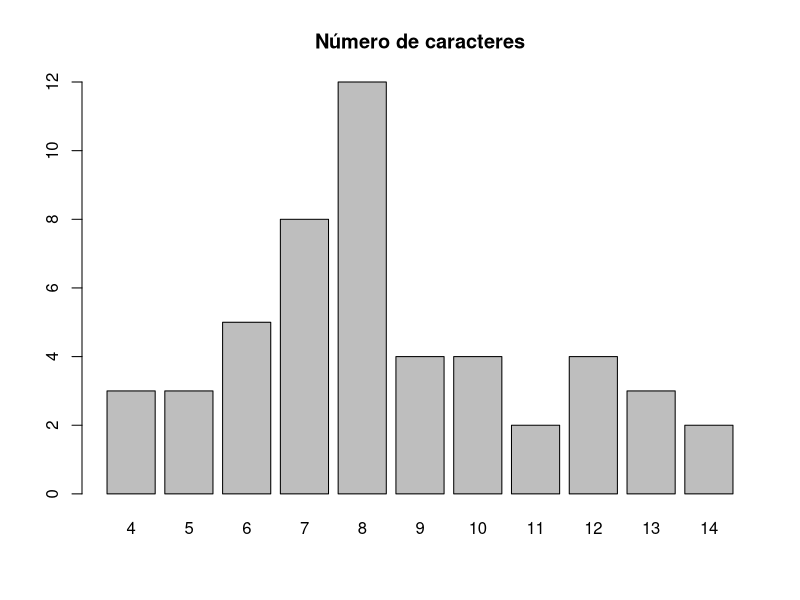

This figure's R source:
###############################
### Script Nivel Intermedio ###
########    CLase 01  #########

head(USArrests)

states <- rownames(USArrests)
head(states)

substr(x = states, start = 1, stop = 4)

states2 <- abbreviate(states)
states2

state_chars <- nchar(states)
state_chars
barplot(table(state_chars), main="Número de caracteres")

grep(pattern = "w", states, value = TRUE)

grep(pattern = "[wW]", states, value = TRUE)

grep(pattern = "w", tolower(states), value = TRUE)

grep(pattern = "W", toupper(states), value = TRUE)

install.packages('stringr', dependencies=TRUE)
library(stringr)

str_count(states, "a")

str_count(tolower(states), "a")

vocales <- c("a", "e", "i", "o", "u")
num_vocales <- vector(mode = "integer", length = 5)

for (i in seq_along(vocales)) {
      num_aux <- str_count(tolower(states), vocales[i])
      num_vocales[i] <- sum(num_aux) 
}


names(num_vocales) <- vocales
num_vocales

paste("El valor de pi es: ", pi)

paste("Curso", "R", "Intermedio", sep = "-")

paste(c("a", "b", "c"), c("1r", "2r", "3r"), sep="")







